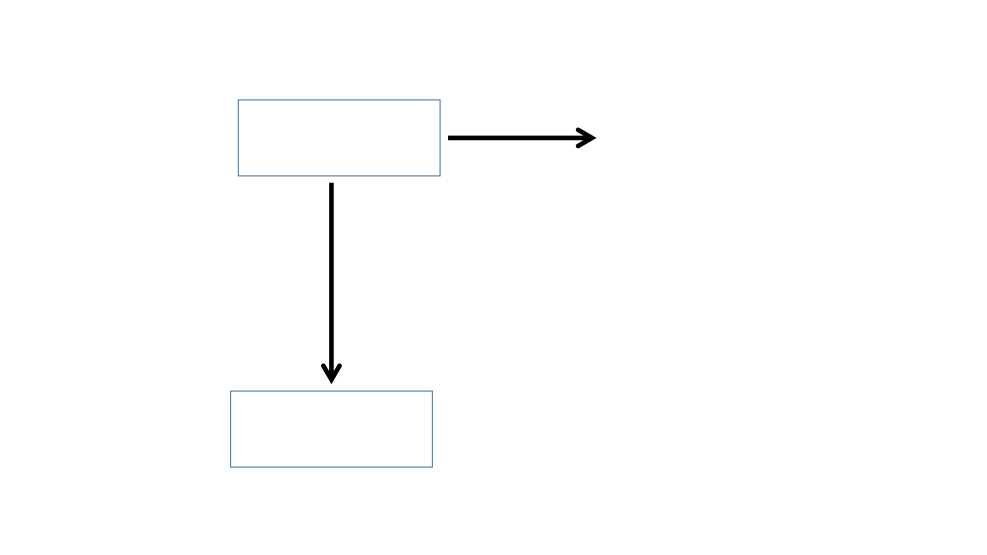
#> input picture images/process.png, 1973 x 1110 px (shown at 1/2 size)
$ python find-blank-input.py   (older library calls are emulated)
#> lines starting #> are read from the running program, lines starting #| are printed output that depends on the picture; after the words box and inside, x2 and y2 are one past the last pixel; in counts of white or black regions, pixels touching at a corner belong together

import numpy as np
import cv2

image_path='images/process.png'

img = cv2.imread(image_path)
#> img is the input picture: shape (1110, 1973, 3); mean B, G, R 253.9, 253.8, 253.7

#if img == None:
#    raise Exception("could not load image !"+image_path)

imgGry = cv2.cvtColor(img, cv2.COLOR_BGR2GRAY)
height, width, channels = img.shape
#> height = 1110; width = 1973; channels = 3

ratio=800/width
#> ratio = 0.405


ret , thrash = cv2.threshold(imgGry, 240 , 255, cv2.CHAIN_APPROX_NONE)
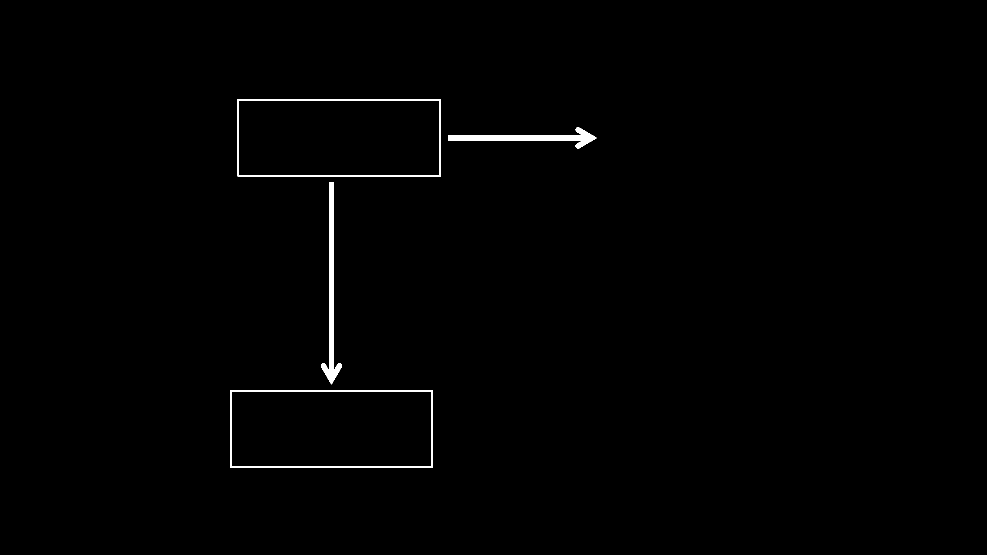
#> thrash: shape (1110, 1973) (shown at 1/2 size); 0.67% white; 4 white regions
_, contours , hierarchy = cv2.findContours(thrash, cv2.RETR_TREE, cv2.CHAIN_APPROX_NONE)
#> contours = 6 contours; box (x1, y1, x2, y2) and area: (475, 198, 882, 353) 62524, (460, 781, 866, 936) 62370, (477, 200, 880, 351) 60298, (462, 783, 864, 934) 60148, (642, 365, 684, 769) 4094, (896, 255, 1193, 297) 3138


# sorted_ctrs = sorted(ctrs, key=lambda ctr: cv2.boundingRect(ctr)[0] + cv2.boundingRect(ctr)[1] * image.shape[1] )


sortedContours = sorted(contours, key=lambda ctr: cv2.boundingRect(ctr)[0] + cv2.boundingRect(ctr)[1] * img.shape[1] )
#> sortedContours has the same summary as contours


counter=0

style=""
html=""


for contour in sortedContours:
    approx = cv2.approxPolyDP(contour, 0.01* cv2.arcLength(contour, True), True)
    #cv2.drawContours(img, [approx], 0, (0, 0, 0), 5)
    x = approx.ravel()[0]
    y = approx.ravel()[1] - 5
    if len(approx) == 1000:
        cv2.putText( img, "Triangle", (x, y), cv2.FONT_HERSHEY_COMPLEX, 0.5, (0, 0, 0) )
    elif len(approx) == 4 :
        x, y , w, h = cv2.boundingRect(approx)
        aspectRatio = float(w)/h
        #print(aspectRatio)
        if h>60:
            # [4 lines of commented-out code are left out]
            subArea = imgGry[y+2:y+h-4,x+2:x+w-4]

            mask = cv2.inRange(subArea, 0, 127)
            cv2.imwrite('/var/www/html/upload/mask-{:.0f}.png'.format(counter), mask)
            color_count = cv2.countNonZero(mask)
            #print("count =={:.0f} ".format( color_count) )
            if color_count==0:
                #print("values-{:.0f} ".format(counter),"left: ","{:.02f}px;".format(x*ratio), "top: ","{:.02f}px;".format(y*ratio), "width: ","{:.02f}px;".format(w*ratio-5), "height: ","{:.02f}px;".format(h*ratio) )

                #parameters=(left=x*ratio-2,top=y*ratio-2,width=w*ratio+4,height=h*ratio+4,cellNumber=counter);
                template='<div style="position: absolute;overflow: hidden;padding: 0px;left:{left}px; top:{top}px; width:{width}px; height:{height}px;"></div>';
                #print(template.format(left=x*ratio-2,top=y*ratio-2,width=w*ratio+4,height=h*ratio+4,cellNumber=counter))
                styletemplate='#cell{cellNumber} {{\n\tposition: absolute;\n\toverflow: hidden;\n\tpadding: 0px;\n\tleft: {left:.0f}px; \n\ttop: {top:.0f}px; \n\twidth: {width:.0f}px; \n\theight: {height:.0f}px;\n}}\n'
                style=style+styletemplate.format(left=x*ratio-2,top=y*ratio-2,width=w*ratio+4,height=h*ratio+4,cellNumber=counter)
                html=html+'<div id="cell{counter}">cell{counter} </div>\n'.format(counter=counter)


                counter=counter+1
                cv2.putText(img, "rectangle {:.0f}".format(counter), (x+10, y+20), cv2.FONT_HERSHEY_COMPLEX, 0.5, (255, 0, 255))
#> this loop made 6 passes
#> (approx, w, h, aspectRatio, color_count) on passes 1, 2, 5, 6: ([[475, 198], [475, 352], [881, 352], [880, 198]], 407, 155, 2.63, 1), ([[477, 201], [878, 200], [879, 349], [478, 350]], 403, 151, 2.67, 0), ([[460, 781], [460, 935], [865, 935], [865, 781]], 406, 155, 2.62, 0), ([[462, 784], [862, 783], [863, 932], [463, 933]], 402, 151, 2.66, 0)
#> pass 1, `subArea = imgGry[y+2:y+h-4,x+2:x+w-4]`:
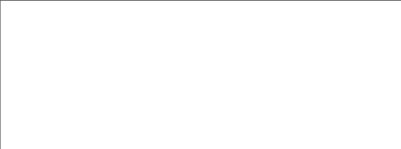
#> subArea: shape (149, 401); min 104, max 255, mean 253.9
#> pass 1, `mask = cv2.inRange(subArea, 0, 127)`:
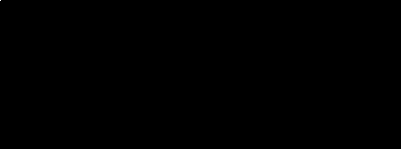
#> mask: shape (149, 401); 0% white in thin lines or dots, all inside (x1, y1, x2, y2) = (0, 0, 1, 1)
#> after the loop: img: shape (1110, 1973, 3); 0.04% of pixels changed, all inside (x1, y1, x2, y2) = (471, 210, 584, 808)
#> after the loop: mask: shape (145, 396); every value is 0
#> after the loop: subArea: shape (145, 396); every value is 255
#> after the loop, counter = 3


print(style)
#> (printed output is left out)
print(html)
#| <div id="cell0">cell0 </div>
#| <div id="cell1">cell1 </div>
#| <div id="cell2">cell2 </div>


# [4 lines of commented-out code are left out]
